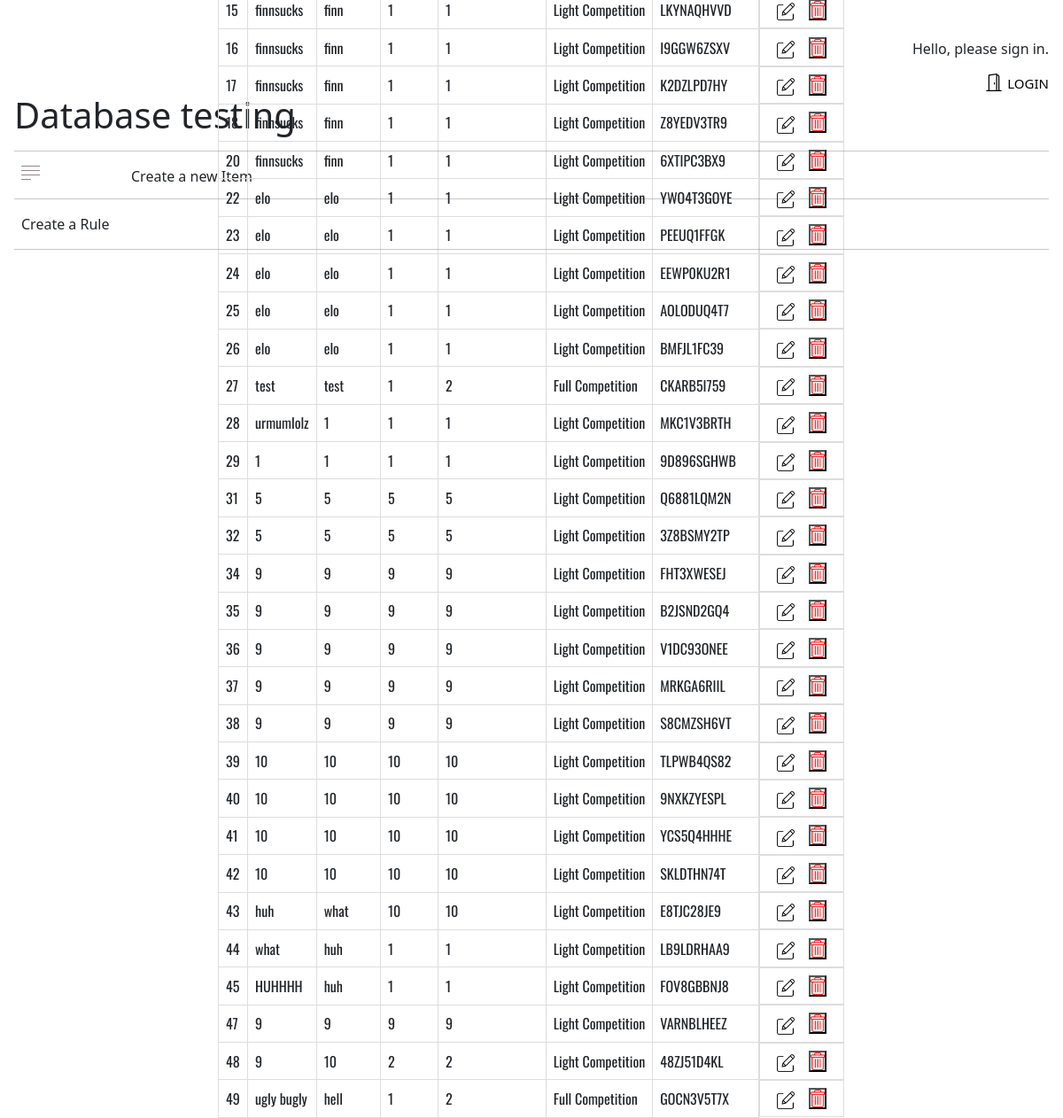
Page /account/comp/list/ on the earlier database version.
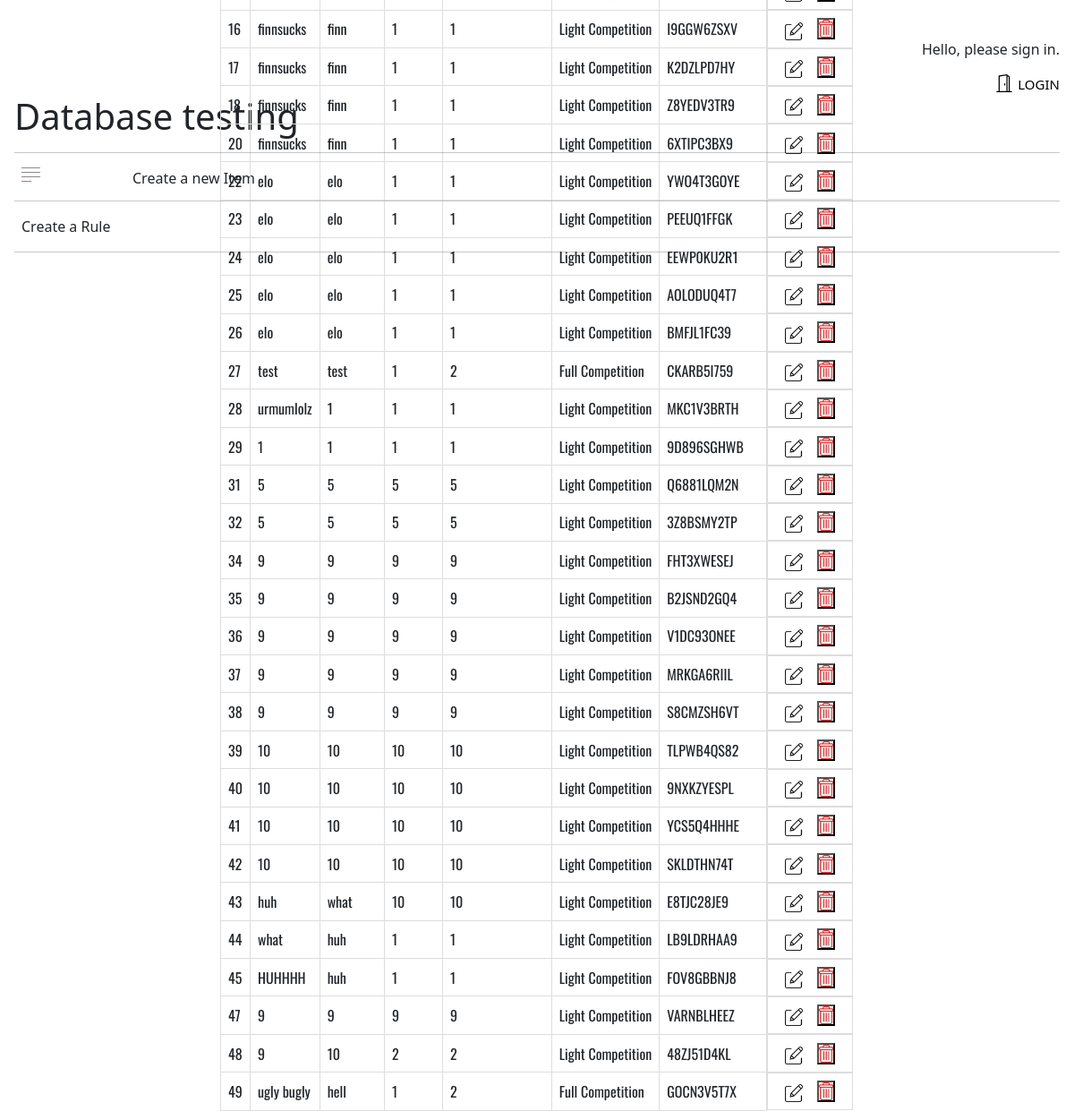
Same page on the later database version.
### database/models.py (models this page shows, shortened)
class Competition(models.Model):
    name = models.CharField(max_length=100)
    location = models.CharField(max_length=50)
    no_of_rounds = models.IntegerField(validators= [MinValueValidator (1, message='Please enter a number greater than or equal to 1'), MaxValueValidator (30, message='Please enter a number less than or equal to 30')])
    gates_per_round = models.IntegerField(validators= [MinValueValidator (1), MaxValueValidator (30)])
    ruleset = models.ForeignKey(Ruleset, on_delete=models.CASCADE)
    ref_code = models.CharField(
           max_length = 10,
           blank=True,
           editable=False,
           unique=True,
           default=get_random_string(5, allowed_chars=string.ascii_uppercase + string.digits)
    )

class Ruleset(models.Model):
    name = models.CharField(max_length=100, unique=True)
    def __str__(self):
        return self.name

### database/views.py (the view)
# urls.py: path('comp/list/', views.comp_list, name='finn'),
def comp_list(request):
    context = {
        'comp_list': Competition.objects.all()
    }
    return render(request, "competition_register/comp_list.html", context)

### database/templates/competition_register/comp_list.html (shortened to what this page needs)
{% extends 'base.html' %}
{% load static %}
{% block head %}
<link rel="stylesheet" href="{% static 'list.css' %}">
{% endblock %}
{% block content %}
<table id="comp">
    <tbody>
        {% for comp in comp_list %}
        <tr>
            <td>{{comp.id}}</td>
            <td>{{comp.name}}</td>
            <td>{{comp.location}}</td>
            <td>{{comp.no_of_rounds}}</td>
            <td>{{comp.gates_per_round}}</td>
            <td>{{comp.ruleset}}</td>
            <td>{{comp.ref_code}}</td>
            <td class="add-new">
                <a href="{% url 'comp_update' comp.id %}">
                    <img src="{% static 'edit.png' %}" alt="" class="edit" style="height: 20px;">
                </a>
                <form action="{% url 'comp_delete' comp.id %}" method="post">
                    <button type="submit" class="del"
                        onclick="return confirm('Do you really want to delete user {{comp.name}}?')"><img
                            src="/database/static/delete.png" style="height:20px"></button>
                </form>
            </td>
        </tr>
        {% endfor %}
    </tbody>
</table>
{% endblock %}

Differences in the rows shown:
removed Competition: id "15", name "finnsucks", location "finn", no_of_rounds "1", gates_per_round "1", ruleset "Light Competition", ref_code "LKYNAQHVVD"
